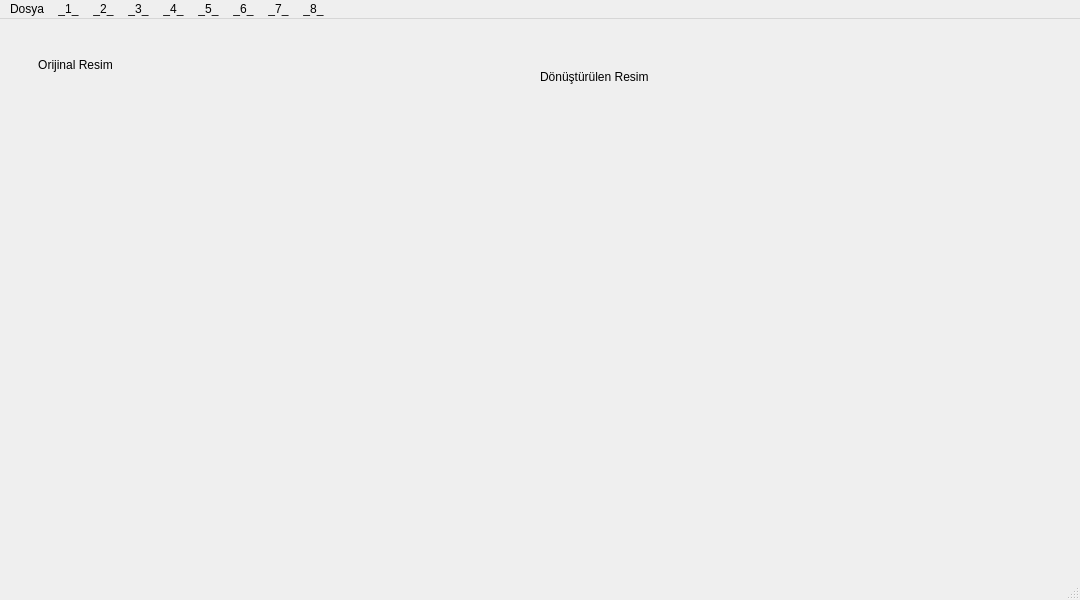
<?xml version="1.0" encoding="UTF-8"?>
<ui version="4.0">
 <class>MainWindow</class>
 <widget class="QMainWindow" name="MainWindow">
  <property name="geometry">
   <rect>
    <x>0</x>
    <y>0</y>
    <width>1080</width>
    <height>600</height>
   </rect>
  </property>
  <property name="windowTitle">
   <string>_YC_</string>
  </property>
  <widget class="QWidget" name="centralwidget">
   <widget class="QLabel" name="label">
    <property name="geometry">
     <rect>
      <x>10</x>
      <y>30</y>
      <width>131</width>
      <height>31</height>
     </rect>
    </property>
    <property name="text">
     <string>Orijinal Resim</string>
    </property>
    <property name="alignment">
     <set>Qt::AlignCenter</set>
    </property>
   </widget>
   <widget class="QLabel" name="label_2">
    <property name="geometry">
     <rect>
      <x>20</x>
      <y>110</y>
      <width>441</width>
      <height>211</height>
     </rect>
    </property>
    <property name="text">
     <string/>
    </property>
    <property name="alignment">
     <set>Qt::AlignCenter</set>
    </property>
   </widget>
   <widget class="QLabel" name="label_3">
    <property name="geometry">
     <rect>
      <x>540</x>
      <y>50</y>
      <width>121</width>
      <height>16</height>
     </rect>
    </property>
    <property name="text">
     <string>Dönüştürülen Resim</string>
    </property>
   </widget>
   <widget class="QLabel" name="label_4">
    <property name="geometry">
     <rect>
      <x>500</x>
      <y>120</y>
      <width>441</width>
      <height>211</height>
     </rect>
    </property>
    <property name="text">
     <string/>
    </property>
    <property name="alignment">
     <set>Qt::AlignCenter</set>
    </property>
   </widget>
  </widget>
  <widget class="QMenuBar" name="menubar">
   <property name="geometry">
    <rect>
     <x>0</x>
     <y>0</y>
     <width>1080</width>
     <height>26</height>
    </rect>
   </property>
   <widget class="QMenu" name="menuDosya">
    <property name="title">
     <string>Dosya</string>
    </property>
    <addaction name="actionResim_A"/>
   </widget>
   <widget class="QMenu" name="menu_1">
    <property name="title">
     <string>_1_</string>
    </property>
    <widget class="QMenu" name="menurgb_2_gray">
     <property name="title">
      <string>rgb_2_gray</string>
     </property>
     <addaction name="actionPython"/>
     <addaction name="actionOpenCv"/>
    </widget>
    <widget class="QMenu" name="menu_2">
     <property name="title">
      <string>histogram</string>
     </property>
     <addaction name="actionPython_2"/>
     <addaction name="actionOpenCv_2"/>
    </widget>
    <widget class="QMenu" name="menuesikleme">
     <property name="title">
      <string>esikleme</string>
     </property>
     <addaction name="actionPython_3"/>
     <addaction name="actionOpenCv_3"/>
    </widget>
    <widget class="QMenu" name="menunegatif">
     <property name="title">
      <string>negatif</string>
     </property>
     <addaction name="actionPython_4"/>
     <addaction name="actionOpenCv_4"/>
    </widget>
    <addaction name="menurgb_2_gray"/>
    <addaction name="menu_2"/>
    <addaction name="menuesikleme"/>
    <addaction name="menunegatif"/>
   </widget>
   <widget class="QMenu" name="menu_3">
    <property name="title">
     <string>_2_</string>
    </property>
    <widget class="QMenu" name="menualcak_geciren_filtre">
     <property name="title">
      <string>alcak geciren filtre</string>
     </property>
     <addaction name="actionPython_5"/>
     <addaction name="actionOpenCv_5"/>
    </widget>
    <widget class="QMenu" name="menugauss_filtre">
     <property name="title">
      <string>gauss filtre</string>
     </property>
     <addaction name="actionPython_6"/>
     <addaction name="actionOpenCv_6"/>
    </widget>
    <widget class="QMenu" name="menumean_filtre">
     <property name="title">
      <string>mean filtre</string>
     </property>
     <addaction name="actionPython_7"/>
     <addaction name="actionOpenCv_7"/>
    </widget>
    <widget class="QMenu" name="menumedyan_filtre">
     <property name="title">
      <string>medyan filtre</string>
     </property>
     <addaction name="actionPython_8"/>
     <addaction name="actionOpenCv_8"/>
    </widget>
    <addaction name="menualcak_geciren_filtre"/>
    <addaction name="menugauss_filtre"/>
    <addaction name="menumean_filtre"/>
    <addaction name="menumedyan_filtre"/>
   </widget>
   <widget class="QMenu" name="menu_4">
    <property name="title">
     <string>_3_</string>
    </property>
    <widget class="QMenu" name="menulaplas_filtresi">
     <property name="title">
      <string>laplas filtresi</string>
     </property>
     <addaction name="actionPython_9"/>
     <addaction name="actionOpenCv_9"/>
    </widget>
    <widget class="QMenu" name="menusobel_filtresi">
     <property name="title">
      <string>sobel filtresi</string>
     </property>
     <addaction name="actionPython_10"/>
     <addaction name="actionOpenCv_10"/>
    </widget>
    <widget class="QMenu" name="menuprewit_filtresi">
     <property name="title">
      <string>prewit filtresi</string>
     </property>
     <addaction name="actionPython_11"/>
     <addaction name="actionOpenCv_11"/>
    </widget>
    <addaction name="menulaplas_filtresi"/>
    <addaction name="menusobel_filtresi"/>
    <addaction name="menuprewit_filtresi"/>
   </widget>
   <widget class="QMenu" name="menu_5">
    <property name="title">
     <string>_4_</string>
    </property>
    <widget class="QMenu" name="menuhistogram_esitleme">
     <property name="title">
      <string>histogram esitleme</string>
     </property>
     <addaction name="actionPython_13"/>
     <addaction name="actionOpenCv_13"/>
    </widget>
    <widget class="QMenu" name="menukontrast_germe">
     <property name="title">
      <string>kontrast germe</string>
     </property>
     <addaction name="actionPython_12"/>
     <addaction name="actionOpenCv_12"/>
    </widget>
    <addaction name="menukontrast_germe"/>
    <addaction name="menuhistogram_esitleme"/>
   </widget>
   <widget class="QMenu" name="menu_7">
    <property name="title">
     <string>_5_</string>
    </property>
    <widget class="QMenu" name="menuyayma">
     <property name="title">
      <string>yayma</string>
     </property>
     <addaction name="actionPython_14"/>
     <addaction name="actionOpenCv_14"/>
    </widget>
    <widget class="QMenu" name="menuasindirma">
     <property name="title">
      <string>asindirma</string>
     </property>
     <addaction name="actionPython_15"/>
     <addaction name="actionOpenCv_15"/>
    </widget>
    <widget class="QMenu" name="menuopen">
     <property name="title">
      <string>open</string>
     </property>
     <addaction name="actionPython_16"/>
     <addaction name="actionOpenCv_16"/>
    </widget>
    <widget class="QMenu" name="menuclose">
     <property name="title">
      <string>close</string>
     </property>
     <addaction name="actionPython_17"/>
     <addaction name="actionOpenCv_17"/>
    </widget>
    <addaction name="menuyayma"/>
    <addaction name="menuasindirma"/>
    <addaction name="menuopen"/>
    <addaction name="menuclose"/>
   </widget>
   <widget class="QMenu" name="menu_8">
    <property name="title">
     <string>_6_</string>
    </property>
    <widget class="QMenu" name="menunetlestir">
     <property name="title">
      <string>netlestir</string>
     </property>
     <addaction name="actionPython_18"/>
     <addaction name="actionOpenCv_18"/>
    </widget>
    <addaction name="menunetlestir"/>
   </widget>
   <widget class="QMenu" name="menu_9">
    <property name="title">
     <string>_7_</string>
    </property>
    <widget class="QMenu" name="menukonvolusyon">
     <property name="title">
      <string>konvolusyon</string>
     </property>
     <addaction name="actionPython_19"/>
     <addaction name="actionOpenCv_19"/>
    </widget>
    <addaction name="menukonvolusyon"/>
   </widget>
   <widget class="QMenu" name="menu_10">
    <property name="title">
     <string>_8_</string>
    </property>
    <widget class="QMenu" name="menucevir">
     <property name="title">
      <string>cevir</string>
     </property>
     <addaction name="actionPython_20"/>
     <addaction name="actionOpenCv_20"/>
    </widget>
    <widget class="QMenu" name="menuboyutland_r">
     <property name="title">
      <string>boyutlandır</string>
     </property>
     <addaction name="actionPython_21"/>
     <addaction name="actionOpenCv_21"/>
    </widget>
    <addaction name="menucevir"/>
    <addaction name="menuboyutland_r"/>
   </widget>
   <addaction name="menuDosya"/>
   <addaction name="menu_1"/>
   <addaction name="menu_3"/>
   <addaction name="menu_4"/>
   <addaction name="menu_5"/>
   <addaction name="menu_7"/>
   <addaction name="menu_8"/>
   <addaction name="menu_9"/>
   <addaction name="menu_10"/>
  </widget>
  <widget class="QStatusBar" name="statusbar"/>
  <action name="actionResim_A">
   <property name="text">
    <string>Resim Aç</string>
   </property>
  </action>
  <action name="actionPython">
   <property name="text">
    <string>Python</string>
   </property>
  </action>
  <action name="actionOpenCv">
   <property name="text">
    <string>OpenCv</string>
   </property>
  </action>
  <action name="actionPython_2">
   <property name="text">
    <string>Python</string>
   </property>
  </action>
  <action name="actionOpenCv_2">
   <property name="text">
    <string>OpenCv</string>
   </property>
  </action>
  <action name="actionPython_3">
   <property name="text">
    <string>Python</string>
   </property>
  </action>
  <action name="actionOpenCv_3">
   <property name="text">
    <string>OpenCv</string>
   </property>
  </action>
  <action name="actionPython_4">
   <property name="text">
    <string>Python</string>
   </property>
  </action>
  <action name="actionOpenCv_4">
   <property name="text">
    <string>OpenCv</string>
   </property>
  </action>
  <action name="actionPython_5">
   <property name="text">
    <string>Python</string>
   </property>
  </action>
  <action name="actionOpenCv_5">
   <property name="text">
    <string>OpenCv</string>
   </property>
  </action>
  <action name="actionPython_6">
   <property name="text">
    <string>Python</string>
   </property>
  </action>
  <action name="actionOpenCv_6">
   <property name="text">
    <string>OpenCv</string>
   </property>
  </action>
  <action name="actionPython_7">
   <property name="text">
    <string>Python</string>
   </property>
  </action>
  <action name="actionOpenCv_7">
   <property name="text">
    <string>OpenCv</string>
   </property>
  </action>
  <action name="actionPython_8">
   <property name="text">
    <string>Python</string>
   </property>
  </action>
  <action name="actionOpenCv_8">
   <property name="text">
    <string>OpenCv</string>
   </property>
  </action>
  <action name="actionkontrast_germe">
   <property name="text">
    <string>kontrast germe</string>
   </property>
  </action>
  <action name="actionhistogram_esitleme">
   <property name="text">
    <string>histogram esitleme</string>
   </property>
  </action>
  <action name="actionlaplacian_filresi">
   <property name="text">
    <string>laplacian filresi</string>
   </property>
  </action>
  <action name="actionPython_9">
   <property name="text">
    <string>Python</string>
   </property>
  </action>
  <action name="actionOpenCv_9">
   <property name="text">
    <string>OpenCv</string>
   </property>
  </action>
  <action name="actionPython_10">
   <property name="text">
    <string>Python</string>
   </property>
  </action>
  <action name="actionOpenCv_10">
   <property name="text">
    <string>OpenCv</string>
   </property>
  </action>
  <action name="actionPython_11">
   <property name="text">
    <string>Python</string>
   </property>
  </action>
  <action name="actionOpenCv_11">
   <property name="text">
    <string>OpenCv</string>
   </property>
  </action>
  <action name="actionPython_12">
   <property name="text">
    <string>Python</string>
   </property>
  </action>
  <action name="actionOpenCv_12">
   <property name="text">
    <string>OpenCv</string>
   </property>
  </action>
  <action name="actionPython_13">
   <property name="text">
    <string>Python</string>
   </property>
  </action>
  <action name="actionOpenCv_13">
   <property name="text">
    <string>OpenCv</string>
   </property>
  </action>
  <action name="actionPython_14">
   <property name="text">
    <string>Python</string>
   </property>
  </action>
  <action name="actionOpenCv_14">
   <property name="text">
    <string>OpenCv</string>
   </property>
  </action>
  <action name="actionPython_15">
   <property name="text">
    <string>Python</string>
   </property>
  </action>
  <action name="actionOpenCv_15">
   <property name="text">
    <string>OpenCv</string>
   </property>
  </action>
  <action name="actionPython_16">
   <property name="text">
    <string>Python</string>
   </property>
  </action>
  <action name="actionOpenCv_16">
   <property name="text">
    <string>OpenCv</string>
   </property>
  </action>
  <action name="actionPython_17">
   <property name="text">
    <string>Python</string>
   </property>
  </action>
  <action name="actionOpenCv_17">
   <property name="text">
    <string>OpenCv</string>
   </property>
  </action>
  <action name="actionPython_18">
   <property name="text">
    <string>Python</string>
   </property>
  </action>
  <action name="actionOpenCv_18">
   <property name="text">
    <string>OpenCv</string>
   </property>
  </action>
  <action name="actionPython_19">
   <property name="text">
    <string>Python</string>
   </property>
  </action>
  <action name="actionOpenCv_19">
   <property name="text">
    <string>OpenCv</string>
   </property>
  </action>
  <action name="actiongoruntu_cevir">
   <property name="text">
    <string>goruntu cevir</string>
   </property>
  </action>
  <action name="actionPython_20">
   <property name="text">
    <string>Python</string>
   </property>
  </action>
  <action name="actionOpenCv_20">
   <property name="text">
    <string>OpenCv</string>
   </property>
  </action>
  <action name="actionPython_21">
   <property name="text">
    <string>Python</string>
   </property>
  </action>
  <action name="actionOpenCv_21">
   <property name="text">
    <string>OpenCv</string>
   </property>
  </action>
 </widget>
 <resources/>
 <connections/>
</ui>
